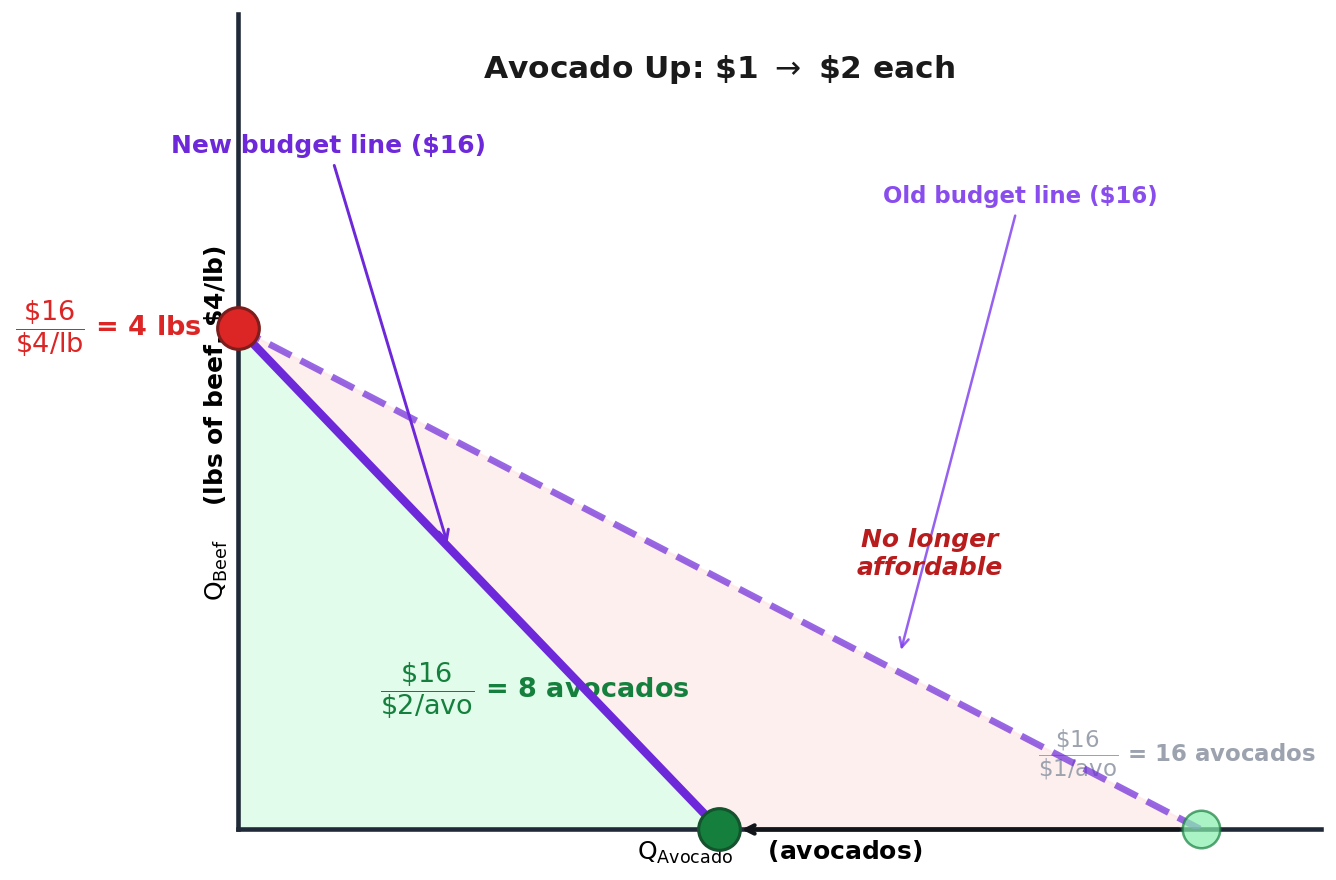

Write the Python code that produced this figure.
"""Avocado price up ($1 → $2) — budget line pivots INWARD on the avocado axis.
   Original line dashed, new line solid + filled affordable region. $16 budget,
   beef still $4/lb."""
import matplotlib
matplotlib.use('Agg')
import matplotlib.pyplot as plt

fig, ax = plt.subplots(figsize=(9, 6))

# ---- Original line ($1 avo, $4 beef): endpoints (16, 0) and (0, 4) — dashed
x_old = [0, 16]
y_old = [4, 0]

# ---- New (higher avo price): $16, $2/avo, $4/lb beef → endpoints (8, 0) and (0, 4)
x_new = [0, 8]
y_new = [4, 0]

# ---- Affordable region under the NEW (smaller) line
ax.fill([0, 8, 0], [0, 0, 4], color='#dcfce7', alpha=0.85, zorder=1)

# ---- Lost-affordability sliver between new and old (light pink)
ax.fill([8, 16, 0, 0], [0, 0, 4, 4], color='#fee2e2', alpha=0.55, zorder=1)

# Old line (dashed)
ax.plot(x_old, y_old, color='#6d28d9', linewidth=3.2, linestyle='--',
        alpha=0.7, zorder=4)

# New line (solid)
ax.plot(x_new, y_new, color='#6d28d9', linewidth=4, zorder=7,
        solid_capstyle='round')

# Pivot-in arrow on the x-axis: from 16 to 8
ax.annotate('', xy=(8.3, 0), xytext=(15.7, 0),
            arrowprops=dict(arrowstyle='->', color='#111418', lw=2.0))

# ---- Markers (clip_on=False so axis-sitting ones aren't half-clipped)
# y-intercept unchanged at (0, 4)
ax.plot(0, 4, 'o', color='#dc2626', markersize=20, zorder=10,
        markeredgecolor='#7f1d1d', markeredgewidth=1.5, clip_on=False)
ax.annotate(r'$\dfrac{\$16}{\$4/\mathrm{lb}}$ = 4 lbs', xy=(0, 4),
            xytext=(-0.6, 4), fontsize=13, weight='bold',
            color='#dc2626', ha='right', va='center')

# New x-intercept at (8, 0)
ax.plot(8, 0, 'o', color='#15803d', markersize=20, zorder=10,
        markeredgecolor='#14532d', markeredgewidth=1.5, clip_on=False)
ax.annotate(r'$\dfrac{\$16}{\$2/\mathrm{avo}}$ = 8 avocados', xy=(8, 0),
            xytext=(7.5, 1.05), fontsize=13, weight='bold',
            color='#15803d', ha='right')

# Old x-intercept at (16, 0) — faded
ax.plot(16, 0, 'o', color='#86efac', markersize=18, zorder=9,
        markeredgecolor='#15803d', markeredgewidth=1.2, clip_on=False, alpha=0.7)
ax.annotate(r'$\dfrac{\$16}{\$1/\mathrm{avo}}$ = 16 avocados', xy=(16, 0),
            xytext=(15.6, 0.55), fontsize=11, weight='bold',
            color='#9ca3af', ha='center')

# Budget-line labels w/ leader lines
ax.annotate('New budget line ($16)', xy=(3.5, 2.25),
            xytext=(1.5, 5.4), fontsize=12, weight='bold', color='#6d28d9',
            ha='center',
            arrowprops=dict(arrowstyle='->', color='#6d28d9', lw=1.4))
ax.annotate('Old budget line ($16)', xy=(11, 1.4),
            xytext=(13.0, 5.0), fontsize=11, weight='bold', color='#7c3aed',
            ha='center', alpha=0.9,
            arrowprops=dict(arrowstyle='->', color='#7c3aed', lw=1.2, alpha=0.8))

# "No longer affordable" region annotation
ax.text(11.5, 2.2, 'No longer\naffordable', fontsize=12, weight='bold',
        color='#b91c1c', ha='center', va='center', style='italic')

# Title text in-plot (escape $ so mathtext doesn't eat the price strings)
ax.text(8, 6.0, r'Avocado Up: \$1 $\rightarrow$ \$2 each',
        fontsize=15, weight='bold', ha='center', color='#1a1a1a')

# Axis labels
ax.set_xlabel(r'$\mathrm{Q_{Avocado}}$    (avocados)',
              fontsize=12, weight='bold')
ax.set_ylabel(r'$\mathrm{Q_{Beef}}$    (lbs of beef, \$4/lb)',
              fontsize=12, weight='bold')

# Axes anchored at (0, 0)
ax.set_xlim(0, 18)
ax.set_ylim(0, 6.5)
ax.set_xticks([])
ax.set_yticks([])
ax.spines['top'].set_visible(False)
ax.spines['right'].set_visible(False)
ax.spines['left'].set_color('#1f2937')
ax.spines['bottom'].set_color('#1f2937')
ax.spines['left'].set_linewidth(2.2)
ax.spines['bottom'].set_linewidth(2.2)
ax.spines['left'].set_position(('data', 0))
ax.spines['bottom'].set_position(('data', 0))

plt.tight_layout()
plt.savefig('figures/figure_avocado_priceup_pivot.png', dpi=150,
            bbox_inches='tight', facecolor='white', edgecolor='none')
plt.close()
print("OK: figure_avocado_priceup_pivot.png")
